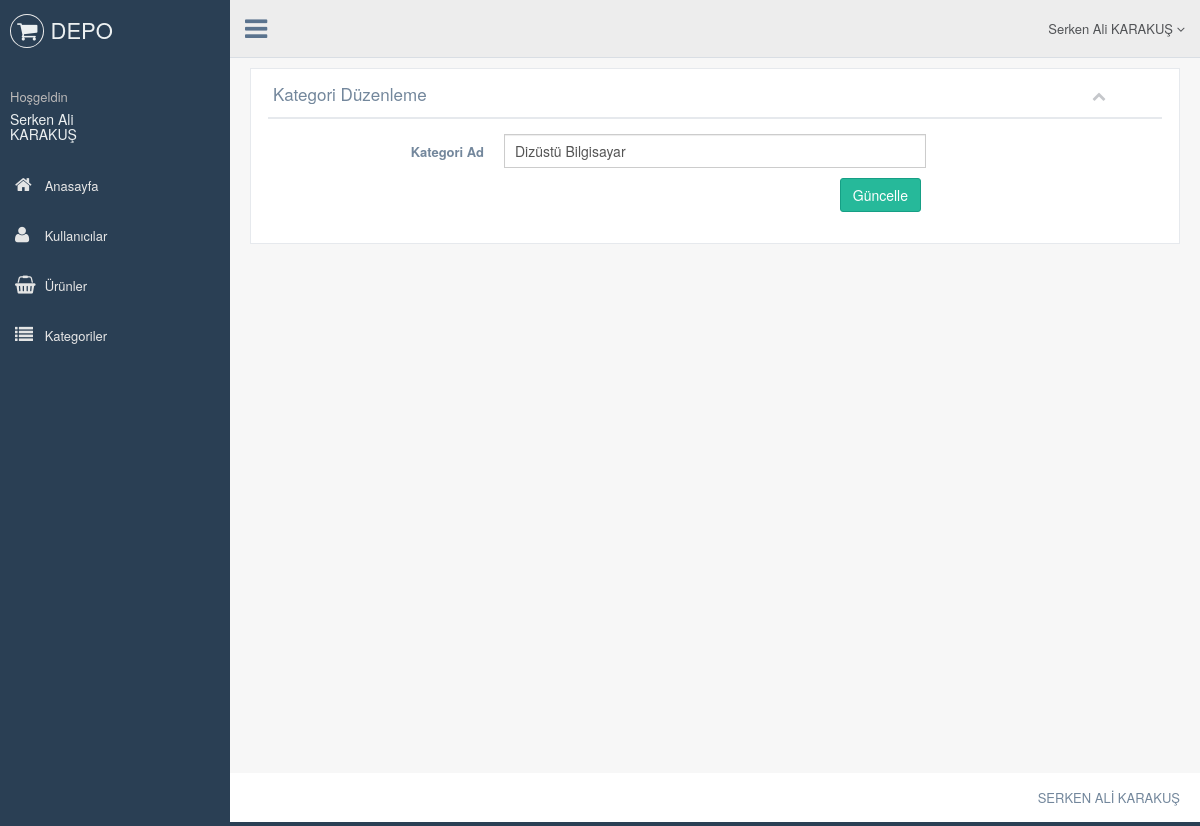
Before: /kategori-duzenle.php?kategori_id=11 (signed in) with the older database file.
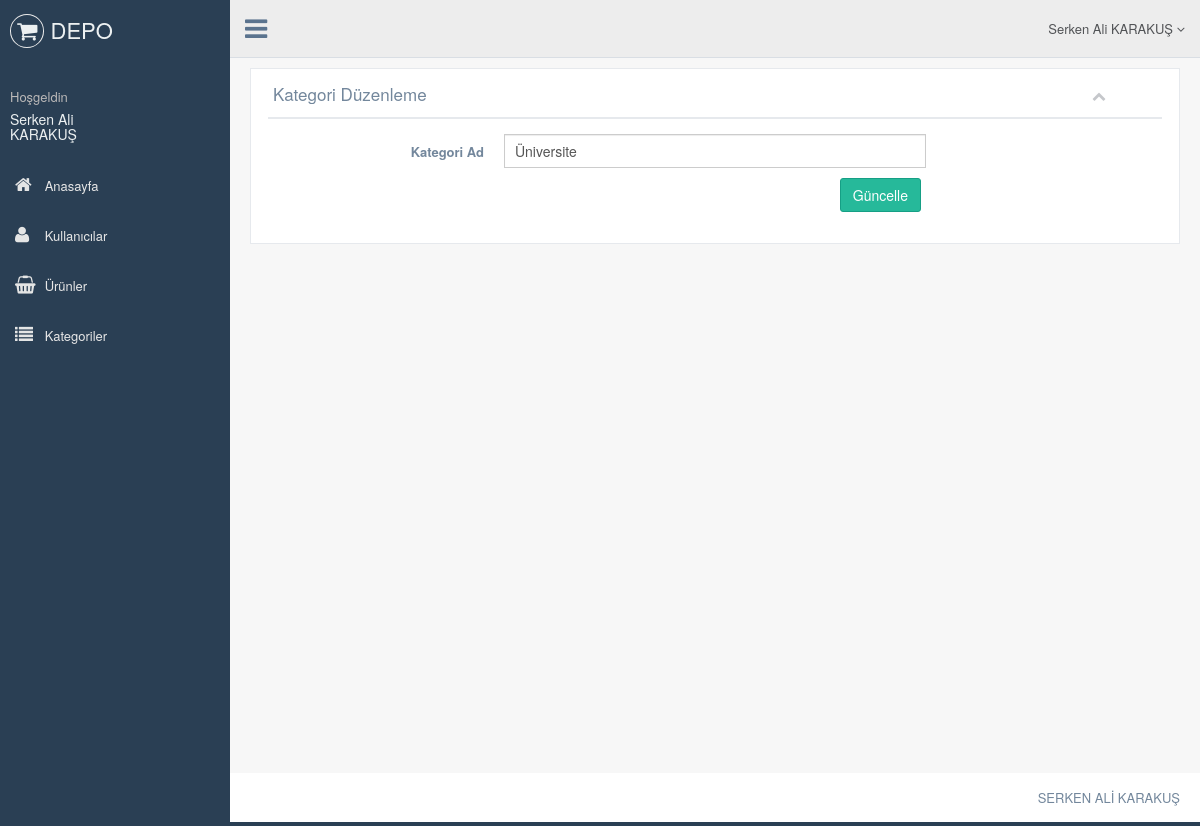
After: the same page with the newer database file.
### tables this page shows
CREATE TABLE `kategori` (
  `kategori_id` int(11) NOT NULL,
  `kategori_ad` varchar(100) NOT NULL,
  `kategori_order` int(11) NOT NULL
);

### kategori-duzenle.php (the view, shortened to what this page needs)
<?php
include 'header.php';
$kategorisor = $db->prepare("SELECT * FROM kategori where kategori_id=:id");
$kategorisor->execute(array(
  'id' => $_GET['kategori_id']
));
$kategoricek = $kategorisor->fetch(PDO::FETCH_ASSOC);
?>
<div class="right_col" role="main">
  <div class="">
    <div class="row">
      <div class="col-md-12 col-sm-12 col-xs-12">
        <div class="x_panel">
          <div class="x_title">
            <h2>Kategori Düzenleme</h2>
            <ul class="nav navbar-right panel_toolbox">
              <li><a class="collapse-link"><i class="fa fa-chevron-up"></i></a>
              </li>
              <li class="dropdown">
                <a href="#" class="dropdown-toggle" data-toggle="dropdown" role="button" aria-expanded="false"></a>
              </li>
            </ul>
            <div class="clearfix"></div>
          </div>
          <div class="x_content">
            <form action="admin/connect/islem.php" method="POST" id="demo-form2" data-parsley-validate class="form-horizontal form-label-left">
              <div class="form-group">
                <label class="control-label col-md-3 col-sm-3 col-xs-12" for="first-name">Kategori Ad
                </label>
                <div class="col-md-6 col-sm-6 col-xs-12">
                  <input type="text" id="first-name" name="kategori_ad" value="<?php echo $kategoricek['kategori_ad'] ?>" required="required" class="form-control col-md-7 col-xs-12">
                </div>
              </div>
              <div class="form-group">
                <div align="right" class="col-md-6 col-sm-6 col-xs-12 col-md-offset-3">
                  <button type="submit" name="kategoriduzenle" class="btn btn-success">Güncelle</button>
                </div>
              </div>
            </form>
          </div>
        </div>
      </div>
    </div>
  </div>
</div>
<?php include 'footer.php'; ?>

Changed rows visible on the page:
changed kategori: kategori_ad "Dizüstü Bilgisayar" → "Üniversite"
